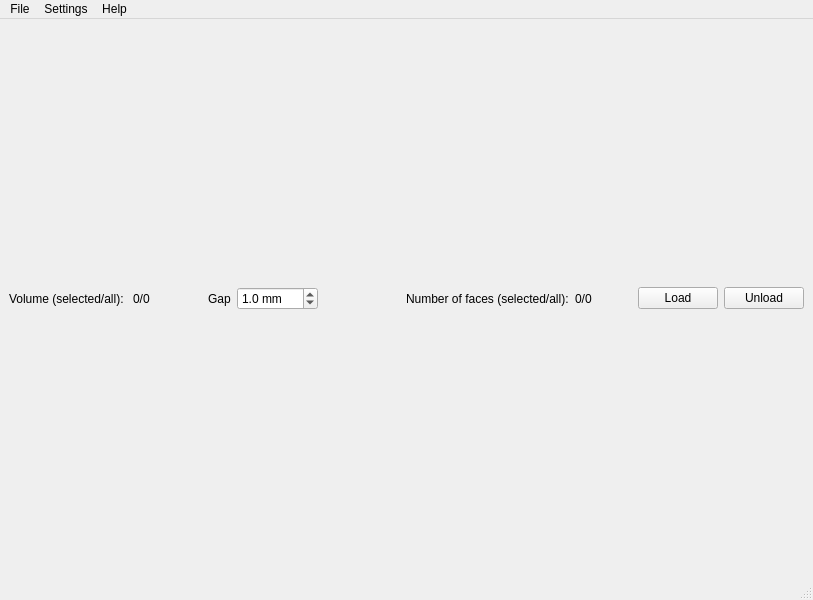
<?xml version="1.0" encoding="UTF-8"?>
<ui version="4.0">
 <class>Simple3D</class>
 <widget class="QMainWindow" name="Simple3D">
  <property name="geometry">
   <rect>
    <x>0</x>
    <y>0</y>
    <width>813</width>
    <height>600</height>
   </rect>
  </property>
  <property name="windowTitle">
   <string>Simple3D</string>
  </property>
  <widget class="QWidget" name="centralwidget">
   <layout class="QVBoxLayout" name="verticalLayout_2">
    <item>
     <layout class="QVBoxLayout" name="verticalLayout">
      <item>
       <layout class="QHBoxLayout" name="viewerVertLayout"/>
      </item>
      <item>
       <layout class="QHBoxLayout" name="horizontalLayout_5">
        <item>
         <layout class="QHBoxLayout" name="horizontalLayout_3">
          <item>
           <widget class="QLabel" name="volumeTextLabel">
            <property name="text">
             <string>Volume (selected/all): </string>
            </property>
           </widget>
          </item>
          <item>
           <widget class="QLabel" name="volumeValueLabel">
            <property name="text">
             <string>0/0</string>
            </property>
           </widget>
          </item>
          <item>
           <spacer name="horizontalSpacer_3">
            <property name="orientation">
             <enum>Qt::Horizontal</enum>
            </property>
            <property name="sizeHint" stdset="0">
             <size>
              <width>40</width>
              <height>20</height>
             </size>
            </property>
           </spacer>
          </item>
         </layout>
        </item>
        <item>
         <layout class="QHBoxLayout" name="horizontalLayout">
          <item>
           <widget class="QLabel" name="gapLabel">
            <property name="toolTip">
             <string>Minimal gap between adjacent models.</string>
            </property>
            <property name="text">
             <string>Gap</string>
            </property>
           </widget>
          </item>
          <item>
           <widget class="QDoubleSpinBox" name="gapDoubleSpinBox">
            <property name="toolTip">
             <string>Minimal gap to be maintained between adjacent models.</string>
            </property>
            <property name="suffix">
             <string> mm</string>
            </property>
            <property name="decimals">
             <number>1</number>
            </property>
            <property name="minimum">
             <double>0.000000000000000</double>
            </property>
            <property name="singleStep">
             <double>0.500000000000000</double>
            </property>
            <property name="value">
             <double>1.000000000000000</double>
            </property>
           </widget>
          </item>
          <item>
           <spacer name="horizontalSpacer_2">
            <property name="orientation">
             <enum>Qt::Horizontal</enum>
            </property>
            <property name="sizeHint" stdset="0">
             <size>
              <width>40</width>
              <height>20</height>
             </size>
            </property>
           </spacer>
          </item>
         </layout>
        </item>
        <item>
         <layout class="QHBoxLayout" name="horizontalLayout_4">
          <item>
           <widget class="QLabel" name="facesTextLabel">
            <property name="text">
             <string>Number of faces (selected/all):</string>
            </property>
           </widget>
          </item>
          <item>
           <widget class="QLabel" name="facesValueLabel">
            <property name="text">
             <string>0/0</string>
            </property>
           </widget>
          </item>
         </layout>
        </item>
        <item>
         <layout class="QHBoxLayout" name="horizontalLayout_2">
          <item>
           <spacer name="horizontalSpacer">
            <property name="orientation">
             <enum>Qt::Horizontal</enum>
            </property>
            <property name="sizeHint" stdset="0">
             <size>
              <width>40</width>
              <height>20</height>
             </size>
            </property>
           </spacer>
          </item>
          <item>
           <widget class="QPushButton" name="loadPushButton">
            <property name="toolTip">
             <string>Load an STL file.</string>
            </property>
            <property name="text">
             <string>Load</string>
            </property>
           </widget>
          </item>
          <item>
           <widget class="QPushButton" name="unloadPushButton">
            <property name="toolTip">
             <string>Delete all selected models.</string>
            </property>
            <property name="text">
             <string>Unload</string>
            </property>
           </widget>
          </item>
         </layout>
        </item>
       </layout>
      </item>
     </layout>
    </item>
   </layout>
  </widget>
  <widget class="QMenuBar" name="menubar">
   <property name="geometry">
    <rect>
     <x>0</x>
     <y>0</y>
     <width>813</width>
     <height>21</height>
    </rect>
   </property>
   <widget class="QMenu" name="menuFile">
    <property name="title">
     <string>File</string>
    </property>
    <addaction name="actionLoad"/>
    <addaction name="actionUnload"/>
    <addaction name="actionRecentFiles"/>
    <addaction name="separator"/>
    <addaction name="actionExit"/>
   </widget>
   <widget class="QMenu" name="menuHelp">
    <property name="title">
     <string>Help</string>
    </property>
    <addaction name="actionAbout"/>
   </widget>
   <widget class="QMenu" name="menuSettings">
    <property name="title">
     <string>Settings</string>
    </property>
    <addaction name="actionResizeWorkspace"/>
   </widget>
   <addaction name="menuFile"/>
   <addaction name="menuSettings"/>
   <addaction name="menuHelp"/>
  </widget>
  <widget class="QStatusBar" name="statusbar"/>
  <action name="actionLoad">
   <property name="text">
    <string>Load</string>
   </property>
   <property name="shortcut">
    <string>Ctrl+L</string>
   </property>
  </action>
  <action name="actionRecentFiles">
   <property name="text">
    <string>Recent Files</string>
   </property>
  </action>
  <action name="actionExit">
   <property name="text">
    <string>Exit</string>
   </property>
   <property name="shortcut">
    <string>Ctrl+X</string>
   </property>
  </action>
  <action name="actionAbout">
   <property name="text">
    <string>About</string>
   </property>
  </action>
  <action name="actionUnload">
   <property name="text">
    <string>Unload</string>
   </property>
   <property name="shortcut">
    <string>Ctrl+U</string>
   </property>
  </action>
  <action name="actionResizeWorkspace">
   <property name="text">
    <string>Resize Workspace</string>
   </property>
   <property name="shortcut">
    <string>Ctrl+W</string>
   </property>
  </action>
 </widget>
 <resources/>
 <connections/>
</ui>
